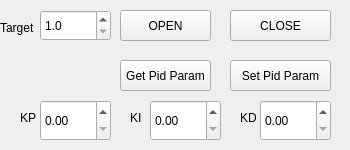
<?xml version="1.0" encoding="UTF-8"?>
<ui version="4.0">
 <class>TempSettingWin</class>
 <widget class="QWidget" name="TempSettingWin">
  <property name="geometry">
   <rect>
    <x>0</x>
    <y>0</y>
    <width>350</width>
    <height>150</height>
   </rect>
  </property>
  <property name="windowTitle">
   <string>Setting</string>
  </property>
  <widget class="QDoubleSpinBox" name="kiSpinBox">
   <property name="geometry">
    <rect>
     <x>150</x>
     <y>100</y>
     <width>71</width>
     <height>41</height>
    </rect>
   </property>
   <property name="maximum">
    <double>1000.000000000000000</double>
   </property>
   <property name="singleStep">
    <double>0.500000000000000</double>
   </property>
  </widget>
  <widget class="QPushButton" name="setPidParamButton">
   <property name="geometry">
    <rect>
     <x>230</x>
     <y>60</y>
     <width>101</width>
     <height>31</height>
    </rect>
   </property>
   <property name="text">
    <string>Set Pid Param</string>
   </property>
  </widget>
  <widget class="QPushButton" name="getPidParamButton">
   <property name="geometry">
    <rect>
     <x>120</x>
     <y>60</y>
     <width>91</width>
     <height>31</height>
    </rect>
   </property>
   <property name="text">
    <string>Get Pid Param</string>
   </property>
  </widget>
  <widget class="QDoubleSpinBox" name="kdSpinBox">
   <property name="geometry">
    <rect>
     <x>260</x>
     <y>100</y>
     <width>71</width>
     <height>41</height>
    </rect>
   </property>
   <property name="maximum">
    <double>1000.000000000000000</double>
   </property>
   <property name="singleStep">
    <double>0.500000000000000</double>
   </property>
  </widget>
  <widget class="QDoubleSpinBox" name="kpSpinBox">
   <property name="geometry">
    <rect>
     <x>40</x>
     <y>100</y>
     <width>71</width>
     <height>41</height>
    </rect>
   </property>
   <property name="maximum">
    <double>1000.000000000000000</double>
   </property>
   <property name="singleStep">
    <double>0.500000000000000</double>
   </property>
  </widget>
  <widget class="QLabel" name="label">
   <property name="geometry">
    <rect>
     <x>20</x>
     <y>110</y>
     <width>16</width>
     <height>16</height>
    </rect>
   </property>
   <property name="text">
    <string>KP</string>
   </property>
  </widget>
  <widget class="QLabel" name="label_2">
   <property name="geometry">
    <rect>
     <x>130</x>
     <y>110</y>
     <width>16</width>
     <height>16</height>
    </rect>
   </property>
   <property name="text">
    <string>KI</string>
   </property>
  </widget>
  <widget class="QLabel" name="label_3">
   <property name="geometry">
    <rect>
     <x>240</x>
     <y>110</y>
     <width>16</width>
     <height>16</height>
    </rect>
   </property>
   <property name="text">
    <string>KD</string>
   </property>
  </widget>
  <widget class="QPushButton" name="closeButton">
   <property name="geometry">
    <rect>
     <x>230</x>
     <y>10</y>
     <width>101</width>
     <height>31</height>
    </rect>
   </property>
   <property name="text">
    <string>CLOSE</string>
   </property>
  </widget>
  <widget class="QDoubleSpinBox" name="targetSpinBox">
   <property name="geometry">
    <rect>
     <x>40</x>
     <y>10</y>
     <width>71</width>
     <height>31</height>
    </rect>
   </property>
   <property name="decimals">
    <number>1</number>
   </property>
   <property name="minimum">
    <double>1.000000000000000</double>
   </property>
   <property name="maximum">
    <double>50.000000000000000</double>
   </property>
   <property name="singleStep">
    <double>0.500000000000000</double>
   </property>
  </widget>
  <widget class="QPushButton" name="openButton">
   <property name="geometry">
    <rect>
     <x>120</x>
     <y>10</y>
     <width>91</width>
     <height>31</height>
    </rect>
   </property>
   <property name="text">
    <string>OPEN</string>
   </property>
  </widget>
  <widget class="QLabel" name="label_5">
   <property name="geometry">
    <rect>
     <x>0</x>
     <y>20</y>
     <width>41</width>
     <height>16</height>
    </rect>
   </property>
   <property name="text">
    <string>Target</string>
   </property>
  </widget>
  <zorder>kdSpinBox</zorder>
  <zorder>kiSpinBox</zorder>
  <zorder>setPidParamButton</zorder>
  <zorder>getPidParamButton</zorder>
  <zorder>kpSpinBox</zorder>
  <zorder>label</zorder>
  <zorder>label_2</zorder>
  <zorder>label_3</zorder>
  <zorder>closeButton</zorder>
  <zorder>targetSpinBox</zorder>
  <zorder>openButton</zorder>
  <zorder>label_5</zorder>
 </widget>
 <resources/>
 <connections/>
</ui>
